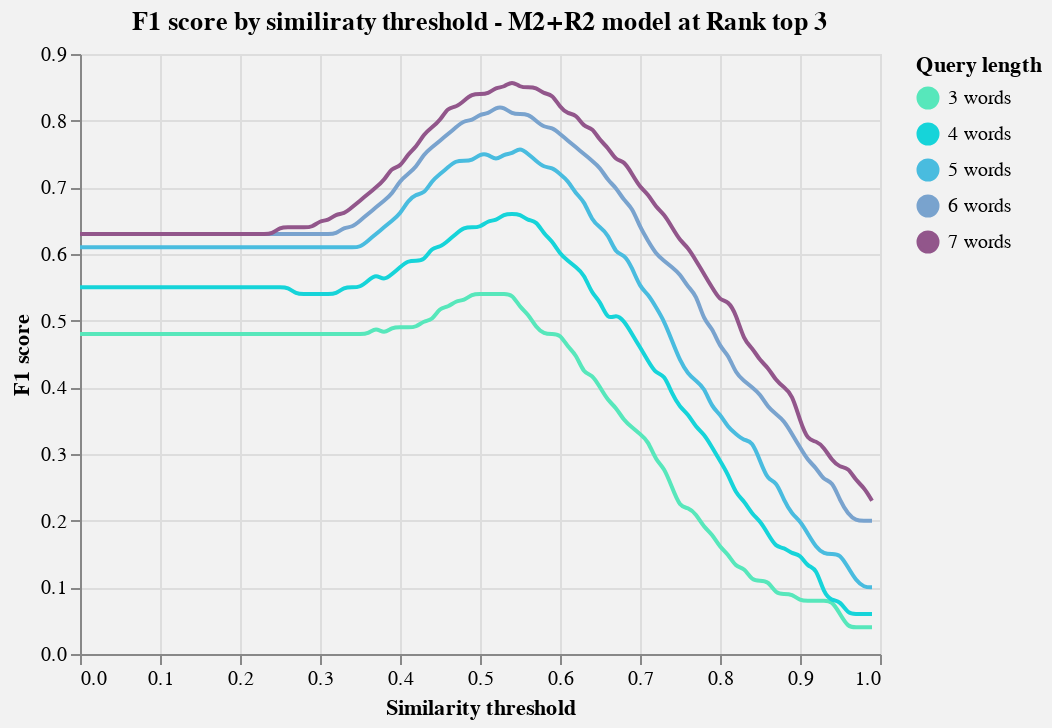

Write notebook code for a chart like this one.
### Code cell
def chart_with_tooltip(source, x, y, color, tooltip, title, chart_type):
    domain = source[color].unique()
    # range_ = ["#92568B","#79A3CE", "#49BCDF", "#16D4D9", "#57E7BB"][:len(domain)]
    range_ = ["#57E7BB","#16D4D9", "#49BCDF", "#79A3CE", "#92568B"][:len(domain)]
    
    chart1 = alt.Chart(df_reduced).mark_line().encode(
            alt.X('{}:Q'.format(x)),
            alt.Y('{}:Q'.format(y)),
            color = alt.Color('{}:N'.format(color), scale=alt.Scale(domain=domain, range=range_)),
            tooltip="{}:Q".format(tooltip))

    nearest = alt.selection(type='single', nearest=True, on='mouseover', fields=[x], empty='none')

        # The basic line
    
    line = alt.Chart(source).mark_line(interpolate='basis').encode(
            alt.X('{}:Q'.format(x)),
            alt.Y('{}:Q'.format(y)),
            color = alt.Color('{}:N'.format(color), scale=alt.Scale(domain=domain, range=range_)))
    
    if chart_type == "point":    
        point = alt.Chart(source).mark_point(interpolate='basis').encode(
                alt.X('{}:Q'.format(x)),
                alt.Y('{}:Q'.format(y)),
                color = alt.Color('{}:N'.format(color), scale=alt.Scale(domain=domain, range=range_)))

        # Transparent selectors across the chart. This is what tells us
        # the x-value of the cursor
    selectors = alt.Chart(source).mark_point().encode(
            x='{}:Q'.format(x),
            opacity=alt.value(0),
        ).add_selection(
            nearest)

        # Draw points on the line, and highlight based on selection
    points = line.mark_point().encode(opacity=alt.condition(nearest, alt.value(1), alt.value(0))    )

        # Draw text labels near the points, and highlight based on selection
    text = line.mark_text(align='left', dx=5, dy=-5).encode(text=alt.condition(nearest, 'F1 score:Q', alt.value(' ')))

        # Draw a rule at the location of the selection
    rules = alt.Chart(source).mark_rule(color='gray').encode(
            x='{}:Q'.format(x),
        ).transform_filter(
            nearest
        )
        # Put the five layers into a chart and bind the data
     
    if chart_type == "point":
        chart = alt.layer(
            point, selectors, points, rules, text
        ).properties(
            width=400, height=300,title='{}'.format(title)
        ).configure(background='#F2F2F2')
    else:
        
        
        chart = alt.layer(
                line, selectors, points, rules, text
            ).properties(
                width=400, height=300, title='{}'.format(title)
            ).configure(background='#F2F2F2')

    return chart 
source = df_reduced
x = "Similarity threshold"
y = "F1 score"
color = "Query length"
tooltip = "F1 score"
chart_type = "line"
title = 'F1 score by similiraty threshold - M2+R2 model at Rank top 3'
chart_with_tooltip(source, x, y, color, tooltip, title, chart_type)

### Figure 1 — Vega-Lite specification as saved in the notebook (floating-point values rounded to 4 significant figures; data arrays with more than 128 entries replaced by an {"elided": "..."} marker saying what was removed)
{"config": {"view": {"continuousWidth": 400, "continuousHeight": 300}, "background": "#F2F2F2"}, "layer": [{"mark": {"type": "line", "interpolate": "basis"}, "encoding": {"color": {"type": "nominal", "field": "Query length", "scale": {"domain": ["3 words", "4 words", "5 words", "6 words", "7 words"], "range": ["#57E7BB", "#16D4D9", "#49BCDF", "#79A3CE", "#92568B"]}}, "x": {"type": "quantitative", "field": "Similarity threshold"}, "y": {"type": "quantitative", "field": "F1 score"}}}, {"mark": "point", "encoding": {"opacity": {"value": 0}, "x": {"type": "quantitative", "field": "Similarity threshold"}}, "selection": {"selector021": {"type": "single", "nearest": true, "on": "mouseover", "fields": ["Similarity threshold"], "empty": "none"}}}, {"mark": "point", "encoding": {"color": {"type": "nominal", "field": "Query length", "scale": {"domain": ["3 words", "4 words", "5 words", "6 words", "7 words"], "range": ["#57E7BB", "#16D4D9", "#49BCDF", "#79A3CE", "#92568B"]}}, "opacity": {"condition": {"value": 1, "selection": "selector021"}, "value": 0}, "x": {"type": "quantitative", "field": "Similarity threshold"}, "y": {"type": "quantitative", "field": "F1 score"}}}, {"mark": {"type": "rule", "color": "gray"}, "encoding": {"x": {"type": "quantitative", "field": "Similarity threshold"}}, "transform": [{"filter": {"selection": "selector021"}}]}, {"mark": {"type": "text", "align": "left", "dx": 5, "dy": -5}, "encoding": {"color": {"type": "nominal", "field": "Query length", "scale": {"domain": ["3 words", "4 words", "5 words", "6 words", "7 words"], "range": ["#57E7BB", "#16D4D9", "#49BCDF", "#79A3CE", "#92568B"]}}, "text": {"condition": {"type": "quantitative", "field": "F1 score", "selection": "selector021"}, "value": " "}, "x": {"type": "quantitative", "field": "Similarity threshold"}, "y": {"type": "quantitative", "field": "F1 score"}}}], "data": {"name": "data-0075232df34d9387a4b96dce38f379a3"}, "height": 300, "title": "F1 score by similiraty threshold - M2+R2 model at Rank top 3", "width": 400, "$schema": "https://vega.github.io/schema/vega-lite/v4.8.1.json", "datasets": {"data-0075232df34d9387a4b96dce38f379a3": {"elided": "505 records"}}}
